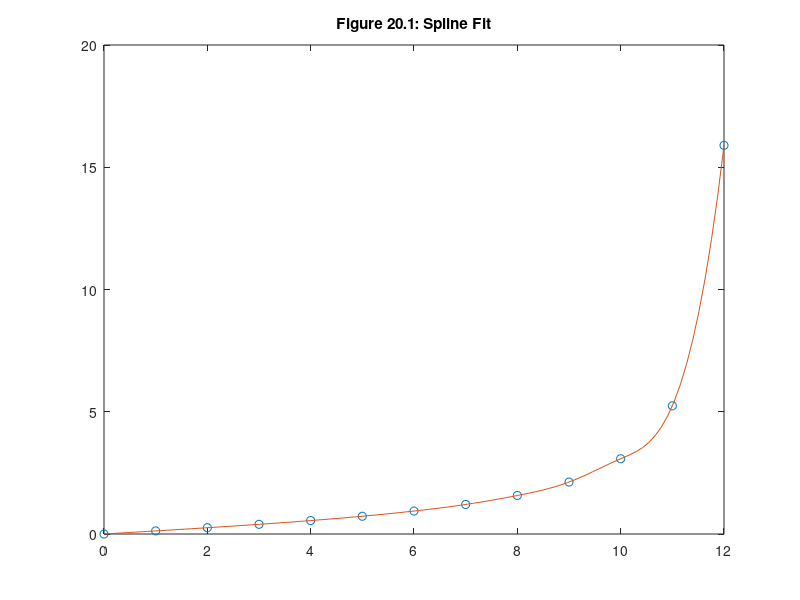

MATLAB code to generate this figure:
x = 0:12;
y = tan(pi*x/25);
xi = linspace(0,12);
yi = spline(x,y,xi);
plot(x,y,'o',xi,yi)
title('Figure 20.1: Spline Fit')
